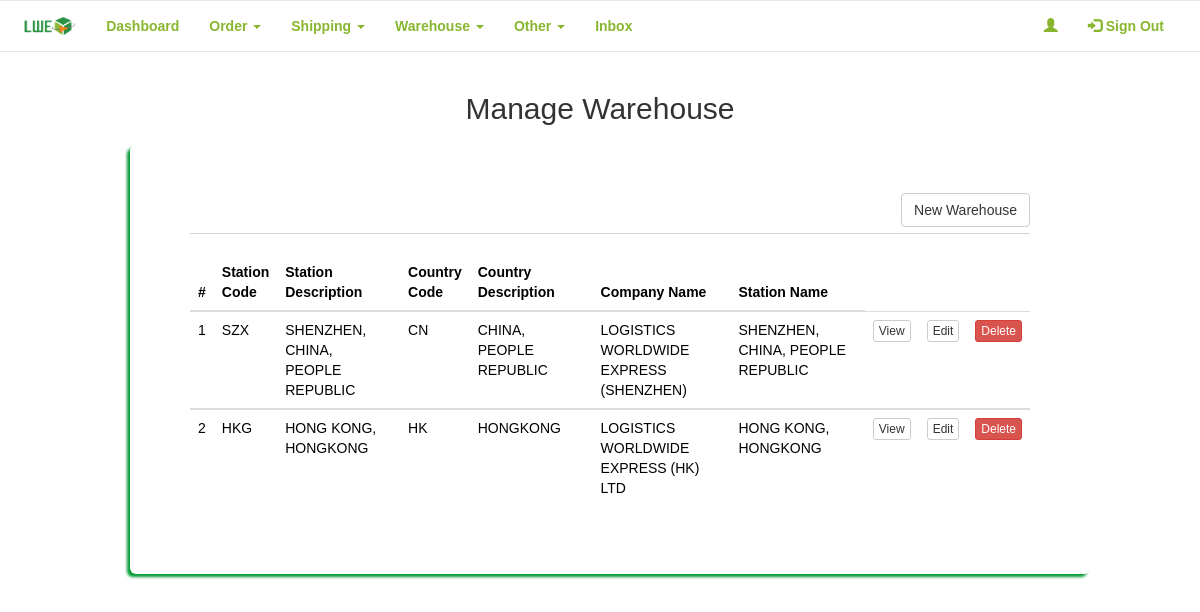
The page /LWE_Buy/admin/warehouselist.php?fail on the database as committed earlier.
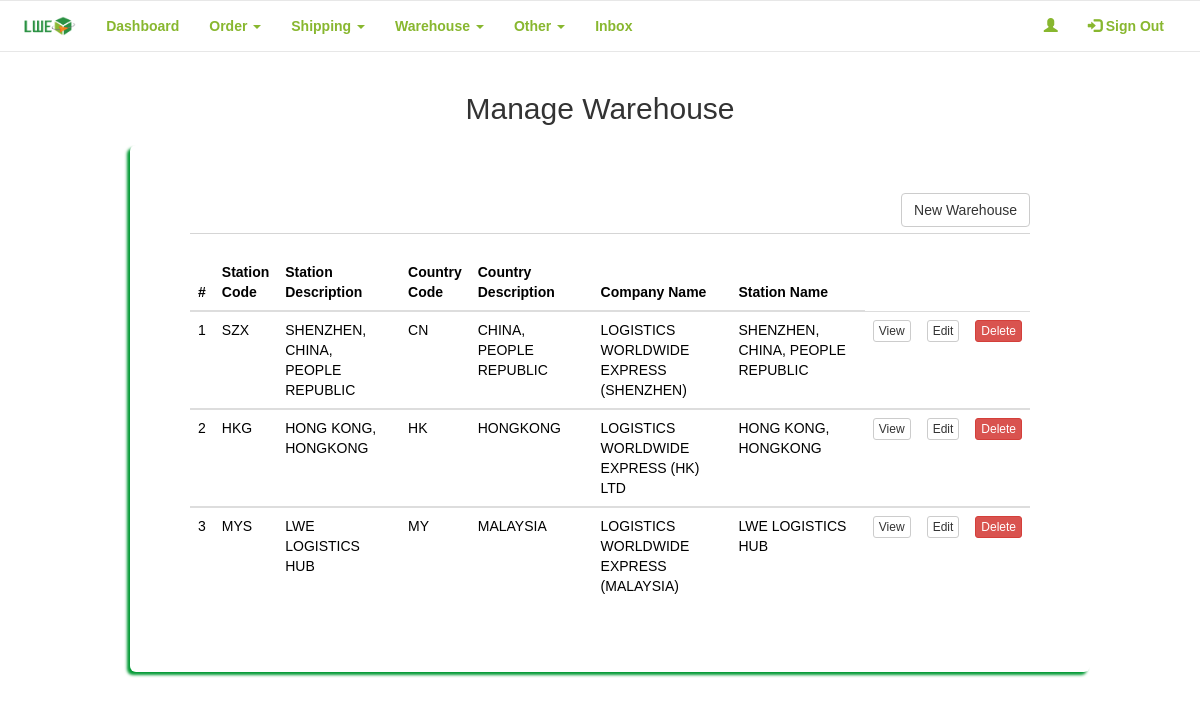
The same page on the database as committed later.
### tables this page shows
CREATE TABLE IF NOT EXISTS `warehouse` (
  `wh_id` int(11) NOT NULL,
  `station_code` varchar(10) NOT NULL,
  `station_description` text NOT NULL,
  `country_code` varchar(10) NOT NULL,
  `country_description` text NOT NULL,
  `company_name` varchar(100) NOT NULL,
  `station_name` text NOT NULL
);

### LWE_Buy/admin/warehouselist.php (the view, shortened to what this page needs)
<?php
require_once '../connection/config.php';
$counter = 0;
$query1 = "SELECT * FROM warehouse";
$result1 = mysqli_query($con, $query1);
?>
<!DOCTYPE html>
<html data-ng-app="myApp">
    <head>
        <link rel="stylesheet" href="https://maxcdn.bootstrapcdn.com/bootstrap/3.3.7/css/bootstrap.min.css">
        <link href="../frameworks/css/style.css" rel="stylesheet"/>
    </head>
    <body>
        <div class="row">
            <?php include_once('nav.php')?>
        </div>
        <center>
            <div class="container">
                <div class="row">
                    <div class="col-xs-12 col-md-12 col-lg-12">
                        <h2>Manage Warehouse</h2>
                    </div>
                </div>
                <section class="content">
                    <div class="row">
                        <div class="col-xs-12 col-md-12 col-lg-12 jumbotron">
                            <button type="button" class="btn btn-default" data-toggle="modal" data-target="#newwarehouse" style="float: right;">New Warehouse</button><br/><hr/>
                            <?php
                            if(mysqli_num_rows($result1) > 0)
                            {
                            ?>
                            <table class="table thead-bordered table-hover" id="receive">
                                <thead>
                                    <tr>
                                        <th width="2%">#</th>
                                        <th width="5%">Station Code</th>
                                        <th width="20%">Station Description</th>
                                        <th width="5%">Country Code</th>
                                        <th width="20%">Country Description</th>
                                        <th width="24%">Company Name</th>
                                        <th width="24%">Station Name</th>
                                    </tr>
                                </thead>
                                <?php
                                    while($row = mysqli_fetch_array($result1))
                                    {
                                        $counter++;
                                        ?>
                                        <tbody>
                                            <tr height="50">
                                                <td><?php echo $counter; ?></td>
                                                <td><?php echo $row['station_code']; ?></td>
                                                <td><?php echo $row['station_description']; ?></td>
                                                <td><?php echo $row['country_code']; ?></td>
                                                <td><?php echo $row['country_description']; ?></td>
                                                <td><?php echo $row['company_name']; ?></td>
                                                <td><?php echo $row['station_name']; ?></td>
                                                <td><a href="warehouseview.php?wh_id=<?php echo $row['wh_id'] ?>&station=<?php echo $row['station_name']; ?>" class="btn btn-xs btn-default">View</a></td>
                                                <td><a href="editwarehouse.php?wh_id=<?php echo $row['wh_id']; ?>" class="btn btn-xs btn-default">Edit</a></td>
                                                <td><a href="delete.php?wh_id=<?php echo $row['wh_id']; ?>" class="btn btn-xs btn-danger">Delete</a></td>
                                            </tr>
                                        </tbody>
                                        <?php
                                    }
                                }else{
                                    ?>
                                        <p>There is no warehouse records.</p>
                                    <?php
                                }
                            ?>
                            </table>
                        </div>
                    </div>
            </section>
        </div>
    </body>
</html>

### LWE_Buy/admin/nav.php (shortened to what this page needs)
<?php
$type = $_SESSION['type'];
if($type == 'admin'){
?>
    <nav class="navbar navbar-default">
        <div class="container-fluid">
            <div class="navbar-header">
                <button type="button" class="navbar-toggle" data-toggle="collapse" data-target="#myNavbar">
                    <span class="icon-bar"></span>
                    <span class="icon-bar"></span>
                    <span class="icon-bar"></span>
                </button>
                <a class="navbar-brand" href="dashboard.php"><img src="../resources/img/logo.png" alt="logo"/></a>
            </div>
            <div class="collapse navbar-collapse" id="myNavbar">
                <ul class="nav navbar-nav">
                    <li><a href="dashboard.php" class="menuitem">Dashboard</a></li>
                    <li class="dropdown"><a class="dropdown-toggle" data-toggle="dropdown" href="#">Order <span class="caret"></span></a>
                        <ul class="dropdown-menu menuitem">
                            <li><a href="orderrequest.php">Order Request</a></li>
                            <li><a href="orderpending.php">Order Pending</a></li>
                            <li><a href="orderhistory.php">Order History</a></li>
                        </ul>
                    </li>
                    <li class="dropdown"><a class="dropdown-toggle" data-toggle="dropdown" href="#">Shipping <span class="caret"></span></a>
                        <ul class="dropdown-menu menuitem">
                            <li><a href="shippinglist.php">Shipping List</a></li>
                            <li><a href="updateshipping.php?tracking_code=<?php echo '' ?>">Update Shipping</a></li>
                        </ul>
                    </li>
                    <li class="dropdown"><a class="dropdown-toggle" data-toggle="dropdown" href="#">Warehouse <span class="caret"></span></a>
                        <ul class="dropdown-menu menuitem">
                            <li><a href="store.php">Warehouse Store</a></li>
                            <li><a href="storer.php">Store Record</a></li>
                            <li><a href="slotlist.php">Manage Slot</a></li>
                            <li><a href="warehouselist.php">Manage Warehouse</a></li>
                        </ul>
                    </li>
                    <li class="dropdown"><a class="dropdown-toggle" data-toggle="dropdown" href="#">System User <span class="caret"></span></a>
                        <ul class="dropdown-menu menuitem">
                            <li><a href="createnew.php">Create New</a></li>
                            <li><a href="adminlist.php">Admin List</a></li>
                            <li><a href="stafflist.php">Staff List</a></li>
                            <li><a href="customerlist.php">Customer List</a></li>
                        </ul>
                    </li>
                    <li class="dropdown"><a class="dropdown-toggle" data-toggle="dropdown" href="#">Other <span class="caret"></span></a>
                        <ul class="dropdown-menu menuitem">
                            <li><a href="rate.php">Adjust Rate</a></li>
                            <li><a href="topup.php">Top Up Request</a></li>
                            <li><a href="credithistory.php">Credit History</a></li>
                            <li><a href="packagelist.php">Package</a></li>
                            <li><a href="feedback.php">Feedback</a></li>
                        </ul>
                    </li>
                    <li><a href="message.php" class="menuitem">Inbox</a></li>
                </ul>
                <ul class="nav navbar-nav navbar-right">
                    <li class="dropdown"><a class="dropdown-toggle" data-toggle="dropdown" href="#"><span class="glyphicon glyphicon-user"></span> <?php echo $_SESSION['fname']; ?> <?php echo $_SESSION['lname']; ?></a>
                        <ul class="dropdown-menu menuitem">
                            <li><a href="setting.php"><?php echo $_SESSION['email']; ?></a></li>
                        </ul>
                    </li>
                    <li><a href="../logout.php" class="rightnav"><span class="glyphicon glyphicon-log-in"></span> Sign Out</a></li>
                </ul>
            </div>
        </div>
    </nav>
<?php
}else{
    ?>
        <nav class="navbar navbar-default">
            <div class="container-fluid">
                <div class="navbar-header">
                    <a class="navbar-brand" href="dashboard.php"><img src="../resources/img/logo.png" alt="logo"/></a>
                </div>
                <div class="collapse navbar-collapse" id="myNavbar">
                    <ul class="nav navbar-nav">
                        <li><a href="dashboard.php" class="menuitem">Dashboard</a></li>
                        <li class="dropdown"><a class="dropdown-toggle" data-toggle="dropdown" href="#">Order <span class="caret"></span></a>
                        </li>
                        <li class="dropdown"><a class="dropdown-toggle" data-toggle="dropdown" href="#">Shipping <span class="caret"></span></a>
                        </li>
                        <li class="dropdown"><a class="dropdown-toggle" data-toggle="dropdown" href="#">Warehouse <span class="caret"></span></a>
                        </li>
                        <li class="dropdown"><a class="dropdown-toggle" data-toggle="dropdown" href="#">Other <span class="caret"></span></a>
                        </li>
                        <li><a href="message.php" class="menuitem">Inbox</a></li>
                    </ul>
                    <ul class="nav navbar-nav navbar-right">
                        <li class="dropdown"><a class="dropdown-toggle" data-toggle="dropdown" href="#"><span class="glyphicon glyphicon-user"></span> <?php echo $_SESSION['fname']; ?> <?php echo $_SESSION['lname']; ?></a>
                        </li>
                        <li><a href="../logout.php" class="rightnav"><span class="glyphicon glyphicon-log-in"></span> Sign Out</a></li>
                    </ul>
                </div>
            </div>
        </nav>
    <?php
}
?>

### LWE_Buy/frameworks/css/style.css (style rules this page uses)
html, body { height: 100%; }
body { background-image: url("../../resources/img/bg.jpg"); font-family: sans-serif; overflow-x: hidden; }
.container { width: 80%; margin: 0px auto 5px auto;; min-height: 57%; }
.navbar { background-color: #fff; padding: 0px 20px; }
.navbar-default .navbar-nav > li > a { font-weight: bold; color: #88b72f; }
.navbar-brand img { height: 100%; }
.jumbotron { margin: 10px; background: #fff; border-radius: 5px; color: #000; box-shadow: -3px 3px 3px #009933; }

Rows that differ between the two databases and show on the page:
added warehouse: station_code "MYS", station_description "LWE LOGISTICS HUB", country_code "MY", country_description "MALAYSIA", company_name "LOGISTICS WORLDWIDE EXPRESS (MALAYSIA)", station_name "LWE LOGISTICS HUB"
